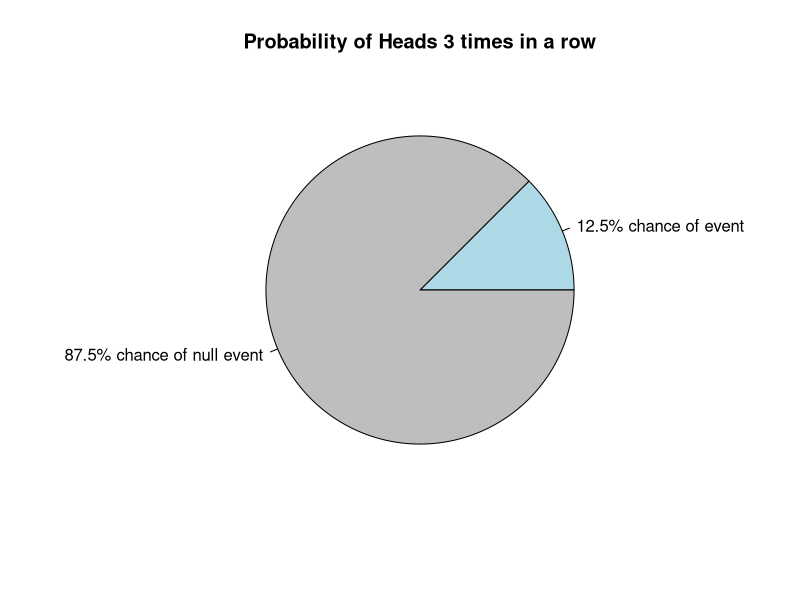

The R script that drew this image:
## ---- chunk 1
knitr::opts_chunk$set(echo = TRUE, results='hide')
## ---- chunk 2

license_plate <- 10^6 # each digit has 10 possibilities, sequentially over 6 digits is 10^6
license_plate
## ---- chunk 3
outcomes <- c("heads","tails")
total_outcomes <- length(outcomes)
heads <- length(outcomes[outcomes == "heads"])
probability <- heads / total_outcomes
heads.3times = probability^3
heads.3times
## ---- chunk 4
values <- c(12.5, 87.5)
labels <- 

pie.plot <- pie(values, labels = c("12.5% chance of event", "87.5% chance of null event"), main = "Probability of Heads 3 times in a row", col = c("lightblue","grey"))
pie.plot

## ---- chunk 5
card <- length(c("A","Q","J",10,9,8,7,6,5,4,3,2,1))
suit <- length(c("Spades","Hearts","Diamonds","Clubs"))
outcomes <- card * suit

probability <- (1/outcomes) * (1/(outcomes-1))
probability

## ---- chunk 6

probability <- 1/6
probability

## ---- chunk 7
prob.profit <- .3
profit <- 70000
prob.loss <- .7
loss <- 40000


ev <-  (prob.profit * profit) - (prob.loss * loss)
ev


## ---- chunk 8

a <- 200000 * (1/5000000)
b <- 1000 * (5/5000000)
c <- 300 * (15/5000000)
d <- 10 * (25/5000000)

e <- 2 *((5000000 - (25+15+5+1))/5000000)

ev <- sum(a,b,c,d) - e
ev

